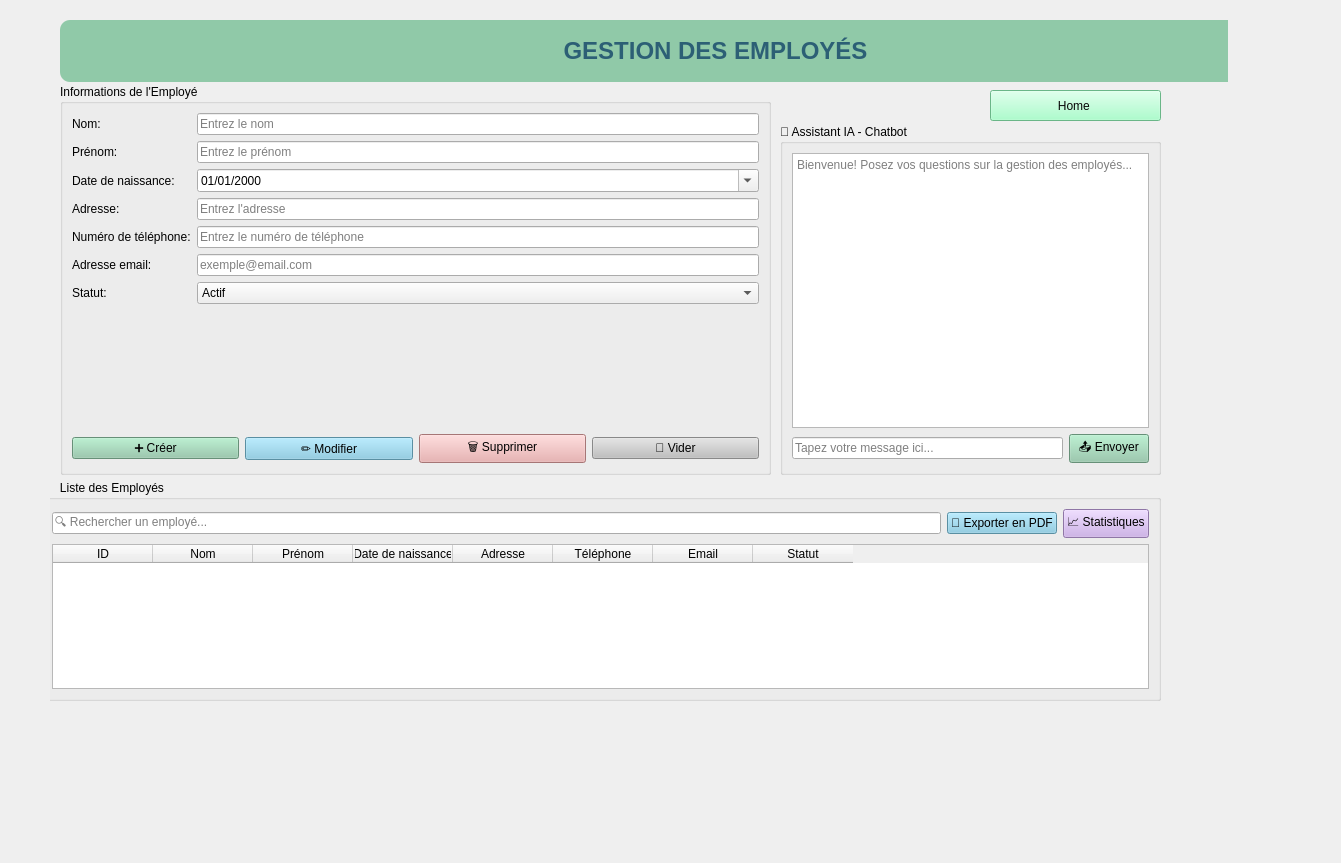
<?xml version="1.0" encoding="UTF-8"?>
<ui version="4.0">
 <class>employe</class>
 <widget class="QWidget" name="employe">
  <property name="geometry">
   <rect>
    <x>0</x>
    <y>0</y>
    <width>1341</width>
    <height>863</height>
   </rect>
  </property>
  <property name="windowTitle">
   <string>Form</string>
  </property>
  <widget class="QStackedWidget" name="stackedWidget">
   <property name="geometry">
    <rect>
     <x>50</x>
     <y>10</y>
     <width>1178</width>
     <height>831</height>
    </rect>
   </property>
   <property name="currentIndex">
    <number>0</number>
   </property>
   <widget class="QWidget" name="page_3">
    <widget class="QLabel" name="lblTitle">
     <property name="geometry">
      <rect>
       <x>10</x>
       <y>10</y>
       <width>1311</width>
       <height>62</height>
      </rect>
     </property>
     <property name="styleSheet">
      <string notr="true">font-size: 24px; font-weight: bold; color: #2C5F75; padding: 15px; background-color: #90C9A8; border-radius: 10px;</string>
     </property>
     <property name="text">
      <string>GESTION DES EMPLOYÉS</string>
     </property>
     <property name="alignment">
      <set>Qt::AlignmentFlag::AlignCenter</set>
     </property>
    </widget>
    <widget class="QGroupBox" name="groupBoxTableau">
     <property name="geometry">
      <rect>
       <x>-10</x>
       <y>470</y>
       <width>1121</width>
       <height>221</height>
      </rect>
     </property>
     <property name="title">
      <string>      Liste des Employés</string>
     </property>
     <layout class="QVBoxLayout" name="verticalLayout_5">
      <item>
       <layout class="QHBoxLayout" name="horizontalLayout_5">
        <item>
         <widget class="QLineEdit" name="txtRecherche_2">
          <property name="placeholderText">
           <string>🔍 Rechercher un employé...</string>
          </property>
         </widget>
        </item>
        <item>
         <widget class="QPushButton" name="btnExporterPDF_2">
          <property name="styleSheet">
           <string notr="true">background-color: #7EC8E3;</string>
          </property>
          <property name="text">
           <string>📄 Exporter en PDF</string>
          </property>
         </widget>
        </item>
        <item>
         <widget class="QPushButton" name="btnStatistiques_2">
          <property name="styleSheet">
           <string notr="true">background-color: #C8A5E8;</string>
          </property>
          <property name="text">
           <string>📈 Statistiques</string>
          </property>
         </widget>
        </item>
       </layout>
      </item>
      <item>
       <widget class="QTableWidget" name="tableEmployes_2">
        <property name="alternatingRowColors">
         <bool>true</bool>
        </property>
        <property name="selectionBehavior">
         <enum>QAbstractItemView::SelectionBehavior::SelectRows</enum>
        </property>
        <property name="sortingEnabled">
         <bool>true</bool>
        </property>
        <column>
         <property name="text">
          <string>ID</string>
         </property>
        </column>
        <column>
         <property name="text">
          <string>Nom</string>
         </property>
        </column>
        <column>
         <property name="text">
          <string>Prénom</string>
         </property>
        </column>
        <column>
         <property name="text">
          <string>Date de naissance</string>
         </property>
        </column>
        <column>
         <property name="text">
          <string>Adresse</string>
         </property>
        </column>
        <column>
         <property name="text">
          <string>Téléphone</string>
         </property>
        </column>
        <column>
         <property name="text">
          <string>Email</string>
         </property>
        </column>
        <column>
         <property name="text">
          <string>Statut</string>
         </property>
        </column>
       </widget>
      </item>
     </layout>
    </widget>
    <widget class="QGroupBox" name="groupBoxChatbot_2">
     <property name="geometry">
      <rect>
       <x>730</x>
       <y>114</y>
       <width>381</width>
       <height>351</height>
      </rect>
     </property>
     <property name="title">
      <string>🤖 Assistant IA - Chatbot</string>
     </property>
     <layout class="QVBoxLayout" name="verticalLayout_7">
      <item>
       <widget class="QTextEdit" name="txtChatDisplay_2">
        <property name="readOnly">
         <bool>true</bool>
        </property>
        <property name="placeholderText">
         <string>Bienvenue! Posez vos questions sur la gestion des employés...</string>
        </property>
       </widget>
      </item>
      <item>
       <layout class="QHBoxLayout" name="horizontalLayout_8">
        <item>
         <widget class="QLineEdit" name="txtChatInput_2">
          <property name="placeholderText">
           <string>Tapez votre message ici...</string>
          </property>
         </widget>
        </item>
        <item>
         <widget class="QPushButton" name="btnEnvoyer_2">
          <property name="styleSheet">
           <string notr="true">background-color:  #90C9A8;</string>
          </property>
          <property name="text">
           <string>📤 Envoyer</string>
          </property>
         </widget>
        </item>
       </layout>
      </item>
     </layout>
    </widget>
    <widget class="QGroupBox" name="groupBoxFormulaire_2">
     <property name="geometry">
      <rect>
       <x>10</x>
       <y>74</y>
       <width>711</width>
       <height>391</height>
      </rect>
     </property>
     <property name="title">
      <string>Informations de l'Employé</string>
     </property>
     <layout class="QVBoxLayout" name="verticalLayout_6">
      <item>
       <layout class="QFormLayout" name="formLayout_2">
        <item row="0" column="0">
         <widget class="QLabel" name="lblNom_2">
          <property name="text">
           <string>Nom:</string>
          </property>
         </widget>
        </item>
        <item row="0" column="1">
         <widget class="QLineEdit" name="txtNom_2">
          <property name="placeholderText">
           <string>Entrez le nom</string>
          </property>
         </widget>
        </item>
        <item row="1" column="0">
         <widget class="QLabel" name="lblPrenom_2">
          <property name="text">
           <string>Prénom:</string>
          </property>
         </widget>
        </item>
        <item row="1" column="1">
         <widget class="QLineEdit" name="txtPrenom_2">
          <property name="placeholderText">
           <string>Entrez le prénom</string>
          </property>
         </widget>
        </item>
        <item row="2" column="0">
         <widget class="QLabel" name="lblDateNaissance_2">
          <property name="text">
           <string>Date de naissance:</string>
          </property>
         </widget>
        </item>
        <item row="2" column="1">
         <widget class="QDateEdit" name="dateNaissance_2">
          <property name="displayFormat">
           <string>dd/MM/yyyy</string>
          </property>
          <property name="calendarPopup">
           <bool>true</bool>
          </property>
         </widget>
        </item>
        <item row="3" column="0">
         <widget class="QLabel" name="lblAdresse_2">
          <property name="text">
           <string>Adresse:</string>
          </property>
         </widget>
        </item>
        <item row="3" column="1">
         <widget class="QLineEdit" name="txtAdresse_2">
          <property name="placeholderText">
           <string>Entrez l'adresse</string>
          </property>
         </widget>
        </item>
        <item row="4" column="0">
         <widget class="QLabel" name="lblTelephone_2">
          <property name="text">
           <string>Numéro de téléphone:</string>
          </property>
         </widget>
        </item>
        <item row="4" column="1">
         <widget class="QLineEdit" name="txtTelephone_2">
          <property name="placeholderText">
           <string>Entrez le numéro de téléphone</string>
          </property>
         </widget>
        </item>
        <item row="5" column="0">
         <widget class="QLabel" name="lblEmail_2">
          <property name="text">
           <string>Adresse email:</string>
          </property>
         </widget>
        </item>
        <item row="5" column="1">
         <widget class="QLineEdit" name="txtEmail_2">
          <property name="placeholderText">
           <string>exemple@email.com</string>
          </property>
         </widget>
        </item>
        <item row="6" column="0">
         <widget class="QLabel" name="lblStatut_2">
          <property name="text">
           <string>Statut:</string>
          </property>
         </widget>
        </item>
        <item row="6" column="1">
         <widget class="QComboBox" name="comboStatut_2">
          <item>
           <property name="text">
            <string>Actif</string>
           </property>
          </item>
          <item>
           <property name="text">
            <string>Inactif</string>
           </property>
          </item>
          <item>
           <property name="text">
            <string>En congé</string>
           </property>
          </item>
         </widget>
        </item>
       </layout>
      </item>
      <item>
       <layout class="QHBoxLayout" name="horizontalLayout_7">
        <item>
         <widget class="QPushButton" name="btnAjouter_2">
          <property name="styleSheet">
           <string notr="true">background-color:  #90C9A8;</string>
          </property>
          <property name="text">
           <string>➕ Créer</string>
          </property>
         </widget>
        </item>
        <item>
         <widget class="QPushButton" name="btnModifier_2">
          <property name="styleSheet">
           <string notr="true">background-color: #7EC8E3;</string>
          </property>
          <property name="text">
           <string>✏️ Modifier</string>
          </property>
         </widget>
        </item>
        <item>
         <widget class="QPushButton" name="btnSupprimer_2">
          <property name="styleSheet">
           <string notr="true">background-color: #E8A5A5;</string>
          </property>
          <property name="text">
           <string>🗑️ Supprimer</string>
          </property>
         </widget>
        </item>
        <item>
         <widget class="QPushButton" name="btnVider_2">
          <property name="styleSheet">
           <string notr="true">background-color: #C0C0C0;</string>
          </property>
          <property name="text">
           <string>🔄 Vider</string>
          </property>
         </widget>
        </item>
       </layout>
      </item>
     </layout>
    </widget>
    <widget class="QPushButton" name="pushButton">
     <property name="geometry">
      <rect>
       <x>940</x>
       <y>80</y>
       <width>171</width>
       <height>31</height>
      </rect>
     </property>
     <property name="styleSheet">
      <string notr="true">background-color: rgb(148, 255, 191);
color: rgb(7, 7, 7);</string>
     </property>
     <property name="text">
      <string>Home </string>
     </property>
    </widget>
   </widget>
  </widget>
 </widget>
 <resources/>
 <connections/>
</ui>
